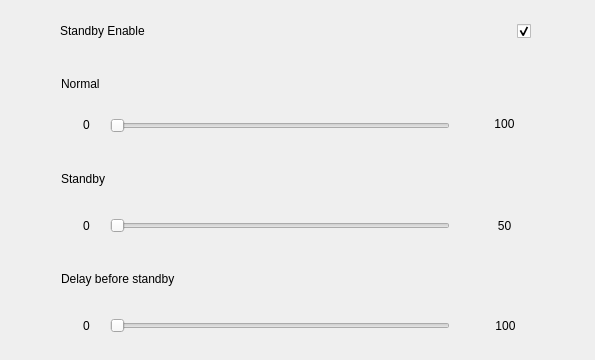
       <widget class="QWidget" name="page343_backlight">
        <widget class="QLabel" name="label_standby_min">
         <property name="geometry">
          <rect>
           <x>67</x>
           <y>210</y>
           <width>39</width>
           <height>31</height>
          </rect>
         </property>
         <property name="text">
          <string>0</string>
         </property>
         <property name="alignment">
          <set>Qt::AlignCenter</set>
         </property>
        </widget>
        <widget class="QLabel" name="label_normal">
         <property name="geometry">
          <rect>
           <x>61</x>
           <y>68</y>
           <width>131</width>
           <height>31</height>
          </rect>
         </property>
         <property name="text">
          <string>Normal</string>
         </property>
        </widget>
        <widget class="QLabel" name="label_normal_max">
         <property name="geometry">
          <rect>
           <x>424</x>
           <y>108</y>
           <width>161</width>
           <height>32</height>
          </rect>
         </property>
         <property name="text">
          <string>100</string>
         </property>
         <property name="alignment">
          <set>Qt::AlignCenter</set>
         </property>
        </widget>
        <widget class="MySlider" name="slider_backlight">
         <property name="geometry">
          <rect>
           <x>110</x>
           <y>100</y>
           <width>340</width>
           <height>51</height>
          </rect>
         </property>
         <property name="maximum">
          <number>100</number>
         </property>
         <property name="pageStep">
          <number>5</number>
         </property>
         <property name="orientation">
          <enum>Qt::Horizontal</enum>
         </property>
        </widget>
        <widget class="QLabel" name="label_standby_max">
         <property name="geometry">
          <rect>
           <x>424</x>
           <y>210</y>
           <width>161</width>
           <height>32</height>
          </rect>
         </property>
         <property name="text">
          <string>50</string>
         </property>
         <property name="alignment">
          <set>Qt::AlignCenter</set>
         </property>
        </widget>
        <widget class="QLabel" name="label_delay_max">
         <property name="geometry">
          <rect>
           <x>425</x>
           <y>310</y>
           <width>161</width>
           <height>32</height>
          </rect>
         </property>
         <property name="text">
          <string>100</string>
         </property>
         <property name="alignment">
          <set>Qt::AlignCenter</set>
         </property>
        </widget>
        <widget class="QLabel" name="label_standby">
         <property name="geometry">
          <rect>
           <x>61</x>
           <y>163</y>
           <width>131</width>
           <height>31</height>
          </rect>
         </property>
         <property name="text">
          <string>Standby</string>
         </property>
        </widget>
        <widget class="MySlider" name="slider_standby">
         <property name="geometry">
          <rect>
           <x>110</x>
           <y>200</y>
           <width>340</width>
           <height>51</height>
          </rect>
         </property>
         <property name="maximum">
          <number>50</number>
         </property>
         <property name="pageStep">
          <number>5</number>
         </property>
         <property name="orientation">
          <enum>Qt::Horizontal</enum>
         </property>
        </widget>
        <widget class="QLabel" name="label_delay">
         <property name="geometry">
          <rect>
           <x>61</x>
           <y>263</y>
           <width>321</width>
           <height>31</height>
          </rect>
         </property>
         <property name="text">
          <string>Delay before standby</string>
         </property>
        </widget>
        <widget class="QLabel" name="label_delay_min">
         <property name="geometry">
          <rect>
           <x>67</x>
           <y>310</y>
           <width>39</width>
           <height>31</height>
          </rect>
         </property>
         <property name="text">
          <string>0</string>
         </property>
         <property name="alignment">
          <set>Qt::AlignCenter</set>
         </property>
        </widget>
        <widget class="QLabel" name="label_normal_min">
         <property name="geometry">
          <rect>
           <x>67</x>
           <y>109</y>
           <width>39</width>
           <height>31</height>
          </rect>
         </property>
         <property name="text">
          <string>0</string>
         </property>
         <property name="alignment">
          <set>Qt::AlignCenter</set>
         </property>
        </widget>
        <widget class="MySlider" name="slider_delay">
         <property name="geometry">
          <rect>
           <x>110</x>
           <y>300</y>
           <width>340</width>
           <height>51</height>
          </rect>
         </property>
         <property name="maximum">
          <number>50</number>
         </property>
         <property name="pageStep">
          <number>5</number>
         </property>
         <property name="orientation">
          <enum>Qt::Horizontal</enum>
         </property>
        </widget>
        <widget class="QWidget" name="layoutWidget">
         <property name="geometry">
          <rect>
           <x>60</x>
           <y>10</y>
           <width>471</width>
           <height>42</height>
          </rect>
         </property>
         <layout class="QHBoxLayout" name="horizontalLayout_35">
          <property name="spacing">
           <number>0</number>
          </property>
          <item>
           <widget class="QLabel" name="label_backlight_enable">
            <property name="sizePolicy">
             <sizepolicy hsizetype="Expanding" vsizetype="Preferred">
              <horstretch>0</horstretch>
              <verstretch>0</verstretch>
             </sizepolicy>
            </property>
            <property name="minimumSize">
             <size>
              <width>0</width>
              <height>40</height>
             </size>
            </property>
            <property name="maximumSize">
             <size>
              <width>16777215</width>
              <height>40</height>
             </size>
            </property>
            <property name="text">
             <string>Standby Enable</string>
            </property>
           </widget>
          </item>
          <item>
           <widget class="QCheckBox" name="check_backlight_enable">
            <property name="minimumSize">
             <size>
              <width>0</width>
              <height>30</height>
             </size>
            </property>
            <property name="maximumSize">
             <size>
              <width>16777215</width>
              <height>30</height>
             </size>
            </property>
            <property name="layoutDirection">
             <enum>Qt::RightToLeft</enum>
            </property>
            <property name="text">
             <string/>
            </property>
            <property name="checked">
             <bool>true</bool>
            </property>
           </widget>
          </item>
         </layout>
        </widget>
       </widget>
